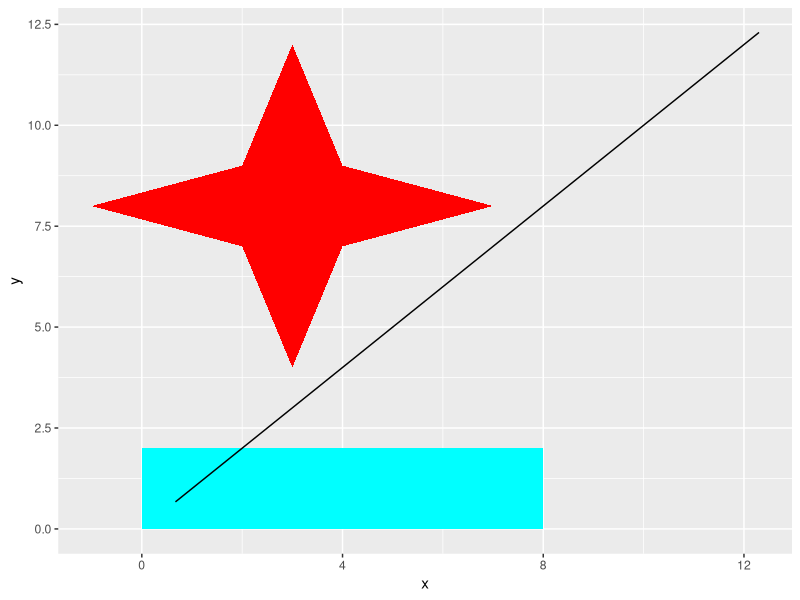

This chart was generated by the following R code: (Note: this script raises an error after producing the figure.)
## ---- chunk 1
#| include: false
knitr::opts_chunk$set(dev = "ragg_png")
## ---- chunk 2
library(ggplot2)
library(tibble)
rectangle <- tibble(
  x = c(0, 8, 8, 0),
  y = c(0, 0, 2, 2)
)
line <- tibble(
  x = c(0.67,12.3),
  y = c(0.67,12.3)
)
star <- tibble(
  x = c(3, 4, 7, 4, 3, 2, -1, 2),
  y = c(3, 6, 7, 8, 11, 8, 7, 6) + 1
)

ggplot() +
  geom_polygon(aes(x, y), fill = "cyan",
            data = rectangle) +
  geom_line(aes(x, y), data = line) +
  geom_polygon(aes(x, y), fill = "red",
               data = star)
## ---- chunk 3
#| echo: false
#| warning: false
#| fig-cap: "The three coordinate systems available in ggplot2"
#| fig-width: 7
#| fig-height: 3.5
#| fig-dpi: 200
#| label: "fig-patch-coordinate-systems"
library(ggplot2)
library(patchwork)
library(maps)

title_size <- theme(
  title = element_text(size = 10)
)

pie <- mtcars |>
  ggplot(aes(x = factor(1), fill = factor(cyl))) +
  geom_bar(width = 1) +
  coord_polar(theta = "y") +
  ggtitle('Polar coordinates') +
  theme(
    legend.position = "none"
  ) +
  title_size

nzmap <- maps::map("nz", plot = FALSE)
nzmap <- ggplot(nzmap, aes(x = long, y = lat, group = group)) +
  geom_polygon(fill = "white", colour = "black") +
  coord_map(
    "azequalarea",
    orientation = c(-36.92, 174.6, 0)
  ) +
  ggtitle('Map coordinates') +
  title_size


p <- ggplot(mtcars, aes(disp, wt)) +
  geom_point() +
  lims(x = c(0,420), y = c(0, 5)) +
  ggtitle('Cartesian coordinates') +
  title_size


p + nzmap + pie
## ---- chunk 4
df <- tibble(
  x = c(9, 10.5, 9.25, 10.75, 9.5, 11),
  y = c(9, 10.5, 9.5, 11, 10, 11.5),
  id = factor(c(1, 1, 2, 2, 3, 3))
)

ggplot(df) +
  geom_line(aes(x, y, group = id))
## ---- chunk 5
ggplot(df) +
  geom_line(aes(x, y, group = id)) +
  lims(x = c(9.15, 11.15),
       y = c(9.15, 11.15))
## ---- chunk 6
ggplot(df) +
  geom_line(aes(x, y, group = id)) +
  coord_cartesian(
    xlim = c(9.15, 11.15),
    ylim = c(9.15, 11.15)
  )
## ---- chunk 7
nzmap <- maps::map("nz", plot = FALSE)
nzmap |>
  ggplot(aes(x = long, y = lat, group = group)) +
  geom_polygon(fill = "white", colour = "black") +
  coord_map(
    "azequalarea",
    orientation = c(-36.92, 174.6, 0)
  )
## ---- chunk 8
df <- tibble(
  angle = c(0, pi/2),
  radius = c(5, 5)
)

ggplot(df) +
  geom_line(aes(angle, radius)) +
  coord_polar()
## ---- chunk 9
pi
## ---- chunk 10
in_degrees <- seq(-360, 360, by = 90)
in_radians <- (in_degrees / 360) * (2 * pi)
round(in_radians, 2)
## ---- chunk 11
# A function to convert degrees into radians
deg2rad <- function(deg){
  return(deg * pi / 180)
}
# A function to convert radians into degrees
rad2deg <- function(rad){
  return(rad * 180/ pi)
}
## ---- chunk 12
x <- 5 * cos(deg2rad( c(35, 68) ))
y <- 5 * sin(deg2rad( c(35, 68) ))
print(x)
print(y)
## ---- chunk 13
#| echo: false
#| warning: false
#| fig-cap: "Calculating coordinates in the circumference of a circle"
#| fig-width: 7.5
#| fig-height: 7
#| fig-dpi: 200
#| label: "fig-circle-coordinates"

library(tidyverse)

# A function to convert degrees into radians
deg2rad <- function(deg){
  return(deg * pi / 180)
}

xr <- function(r, a){
  return(r * cos(a))
}

yr <- function(r, a){
  return(r * sin(a))
}


df <- tibble(
  x = xr(5, deg2rad(c(35, 68))),
  y = yr(5, deg2rad(c(35, 68))),
)

canvas <- ggplot() +
  theme_minimal() +
  lims(y = c(-1, 5), x = c(-1, 5)) +
  geom_vline(aes(xintercept = 0), color = "#222222") +
  geom_hline(aes(yintercept = 0), color = "#222222")

main_circle <- tibble(
  x = xr(5, deg2rad(seq(0, 90, by = 1))),
  y = yr(5, deg2rad(seq(0, 90, by = 1)))
)


circle1 <- tibble(
  x = xr(1, deg2rad(seq(0, 68, by = 1))),
  y = yr(1, deg2rad(seq(0, 68, by = 1)))
)

circle2 <- tibble(
  x = xr(1.6, deg2rad(seq(0, 35, by = 1))),
  y = yr(1.6, deg2rad(seq(0, 35, by = 1)))
)


annos <- tibble(
  x = c(1.5, 3, 0.85, 2, 4.10, 2.5),
  y = c(2.8, 1.75, 1.25, 0.75, 3.1, 4.64),
  a = c(58, 28, 58, 26, 0, 0),
  c = c("black", "black", "#804016", "#102e0e", "black", "black"),
  t = c("Length 5", "Length 5", "Angle of\n68 degrees", "Angle of\n35 degrees",
        "(4.10, 2.87)", "(1.87, 4.64)")
)




canvas +
  geom_path(
    aes(x, y),
    data = main_circle,
    color = "#fcb6b6"
  ) +
  geom_point(
    aes(x, y),
    data = df,
    size = 2
  ) +
  geom_segment(
    aes(x = 0, y = 0, xend = x, yend = y),
    data = df,
    size = 1.5
  ) +
  geom_path(
    aes(x, y),
    data = circle1,
    color = "#804016"
  ) +
  geom_path(
    aes(x, y),
    data = circle2,
    color = "#102e0e"
  ) +
  geom_text(
    aes(x, y, label = t, angle = a, colour = c),
    data = annos,
    size = 14/.pt,
    family = "Inconsolata"
  ) +
  scale_color_identity()

## ---- chunk 14
x <- round(5 * cos(pi/2), 5)
y <- round(5 * sin(pi/2), 5)
glue::glue("x: {x}, y: {y}")
## ---- chunk 15
#| fig-width: 3.5
#| fig-height: 3.5
angles <- seq(0, 360, by = 10)
angles <- deg2rad(angles)
circle <- tibble(
  x = 5 * cos(angles),
  y = 5 * sin(angles)
)

ggplot(circle) + geom_point(aes(x, y))
